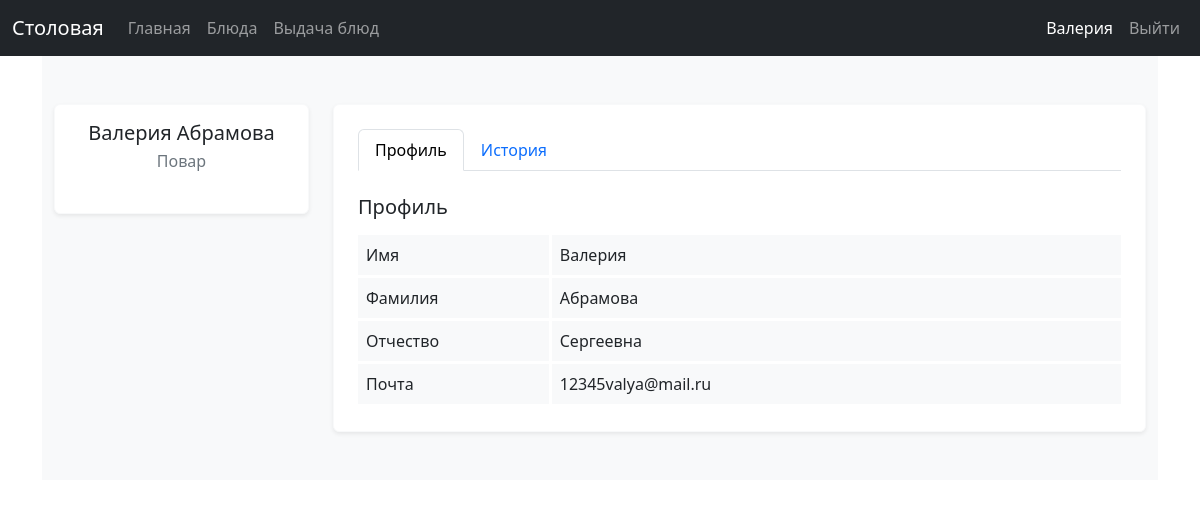
/ (signed in), run on the app's committed database.
### data/users.py (models this page shows, shortened)
class User(SqlAlchemyBase, UserMixin):
    __tablename__ = 'users'
    id = Column(Integer, primary_key=True, autoincrement=True)
    surname = Column(String, nullable=True)
    name = Column(String, nullable=True)
    patronymic = Column(String, nullable=True)
    email = Column(String, index=True, unique=True, nullable=True)
    hashed_password = Column(String, nullable=True)
    role = Column(Integer, ForeignKey("roles.id"))
    money = Column(Float, nullable=True)
    subscription_end = Column(DateTime, nullable=True)
    roles = relationship("Role", back_populates="users")
    requests = relationship("Request")
    ratings_log = relationship("RatingLog")
    prefs_log = relationship("PreferenceLog")

### data/roles.py (models this page shows)
class Role(SqlAlchemyBase):
    __tablename__ = 'roles'
    id = Column(Integer, primary_key=True, autoincrement=True)
    role = Column(String, nullable=True)
    users = relationship("User")

### server.py (the view)
@app.route('/')
def index():
    requests=None
    ingridients=None
    logs=None
    if current_user.is_authenticated:
        db_sess = db_session.create_session()
        student = db_sess.get(User, current_user.id)
        if student.subscription_end != None and student.subscription_end < datetime.today():
            student.subscription_end = None
        db_sess.commit()
        requests=db_sess.query(Request).filter(Request.sender_id == current_user.id).all()
        logs=db_sess.query(PreferenceLog).filter(PreferenceLog.student_id == current_user.id).all()
        ing_logs = [i.ingridient for i in logs]
        ings = []
        for i in ing_logs:
            ings.append(db_sess.get(Ingridient, i))
        ingridients=list(set(db_sess.query(Ingridient).all()) - set(ings))
    return render_template("index.html", requests=requests, ingridients=ingridients, logs=logs)

### data/db_session.py (called while the page is built)
def create_session() -> Session:
    global __factory
    return __factory()

### server.py (called while the page is built)
@login_manager.user_loader
def load_user(user_id):
    db_sess = db_session.create_session()
    return db_sess.get(User, user_id)

@app.template_filter('get_role')
def role_filter(user):
    db_sess = db_session.create_session()
    role = db_sess.get(Role, user.role).role
    return role

### templates/index.html (shortened to what this page needs)
{% extends "base.html" %}
{% block content %}
{% if current_user.is_authenticated %}
<section class="bg-light py-3 py-md-5 py-xl-8">
  <div class="container">
    <div class="row gy-4 gy-lg-0">
      <div class="col-12 col-lg-4 col-xl-3">
        <div class="row gy-4">
          <div class="col-12">
            <div class="card widget-card border-light shadow-sm">
              <div class="card-body">
                <h5 class="text-center mb-1">{{ current_user.name }} {{ current_user.surname }}</h5>
                <p class="text-center text-secondary mb-4">{{ current_user | get_role | title }}</p>
              </div>
            </div>
          </div>
        </div>
      </div>
      <div class="col-12 col-lg-8 col-xl-9">
        <div class="card widget-card border-light shadow-sm">
          <div class="card-body p-4">
            <ul class="nav nav-tabs" id="profileTab" role="tablist">
              <li class="nav-item" role="presentation">
                <button class="nav-link active" id="overview-tab" data-bs-toggle="tab" data-bs-target="#overview-tab-pane" type="button" role="tab" aria-controls="overview-tab-pane" aria-selected="true">Профиль</button>
              </li>
              {% if current_user | get_role != "администратор" %}
              <li class="nav-item" role="presentation">
                <button class="nav-link" id="history-tab" data-bs-toggle="tab" data-bs-target="#history-tab-pane" type="button" role="tab" aria-controls="history-tab-pane" aria-selected="false">История</button>
              </li>
              {% endif %}
            </ul>
            <div class="tab-content pt-4" id="profileTabContent">
                <div class="tab-pane fade show active" id="overview-tab-pane" role="tabpanel" aria-labelledby="overview-tab" tabindex="0">
                    <h5 class="mb-3">Профиль</h5>
                    <div class="row g-0">
                    <div class="col-5 col-md-3 bg-light border-bottom border-white border-3">
                        <div class="p-2">Имя</div>
                    </div>
                    <div class="col-7 col-md-9 bg-light border-start border-bottom border-white border-3">
                        <div class="p-2">{{ current_user.name }}</div>
                    </div>
                    <div class="col-5 col-md-3 bg-light border-bottom border-white border-3">
                        <div class="p-2">Фамилия</div>
                    </div>
                    <div class="col-7 col-md-9 bg-light border-start border-bottom border-white border-3">
                        <div class="p-2">{{ current_user.surname }}</div>
                    </div>
                    <div class="col-5 col-md-3 bg-light border-bottom border-white border-3">
                        <div class="p-2">Отчество</div>
                    </div>
                    <div class="col-7 col-md-9 bg-light border-start border-bottom border-white border-3">
                        <div class="p-2">{{ current_user.patronymic }}</div>
                    </div>
                    <div class="col-5 col-md-3 bg-light border-bottom border-white border-3">
                        <div class="p-2">Почта</div>
                    </div>
                    <div class="col-7 col-md-9 bg-light border-start border-bottom border-white border-3">
                        <div class="p-2">{{ current_user.email }}</div>
                    </div>
                    </div>
                </div>
            </div>
          </div>
        </div>
      </div>
    </div>
  </div>
</section>
{% else %}
<h3>Пожалуйста, войдите или зарегистрируетесь!</h3>
{% endif %}
{% endblock %}

### templates/base.html (shortened to what this page needs)
<!DOCTYPE html>
<html lang="en">
<head>
    <link href="https://cdn.jsdelivr.net/npm/bootstrap@5.3.8/dist/css/bootstrap.min.css"
        rel="stylesheet"
>
</head>
<body>
<header>
    <nav class="navbar navbar-expand-lg navbar-dark bg-dark" data-bs-theme="dark">
        <div class="container-fluid">
            <div class="navbar-brand">Столовая</div>
            <div class="collapse navbar-collapse" id="navbarContent">
                <ul class="navbar-nav me-auto mb-2 mb-lg-0">
                    <li class="nav-item">
                        <a class="nav-link" href="/">Главная</a>
                    </li>
                    {% if current_user.is_authenticated %}
                    <li class="nav-item">
                        <a class="nav-link" href="/menu">Блюда</a>
                    </li>
                    {% if current_user | get_role == "повар" %}
                    <li class="nav-item">
                        <a class="nav-link" href="/distribution">Выдача блюд</a>
                    </li>
                    {% endif %}
                    {% endif %}
                </ul>
                <ul class="navbar-nav mb-2 mb-lg-0">
                    {% if current_user.is_authenticated %}
                    <li class="nav-item">
                        <div class="nav-link active">{{ current_user.name }}</div>
                    </li>
                    <li class="nav-item">
                        <a class="nav-link" href="/logout">Выйти</a>
                    </li>
                    {% endif %}
                </ul>
            </div>
        </div>
    </nav>
</header>
<main role="main" class="container">
    {% block content %}{% endblock %}
</main>
</body>
</html>

### data on the page
User: name "Валерия", surname "Абрамова", role.role "Повар", patronymic "Сергеевна", email "12345valya@mail.ru"
